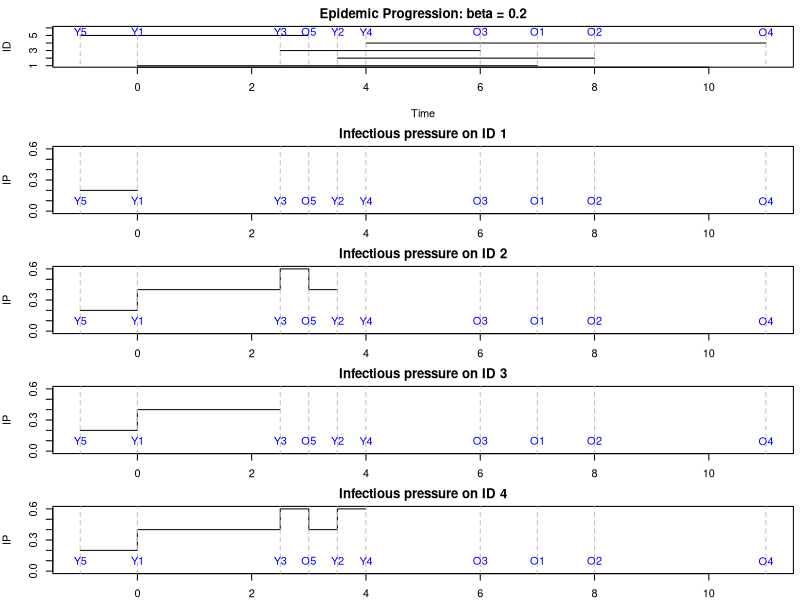

Generate this figure with R:
I_times <- c(0, 3.5, 2.5, 4, -1)
R_times <- c(7, 8, 6, 11, 3)
E_times <- c(I_times, R_times)[order(c(I_times, R_times))]
E_labels <- c(paste0("Y", 1:5), paste0("O", 1:5))[order(c(I_times, R_times))]
beta <- 0.2
ip_1 <- c(beta, beta)
t_1 <- c(E_times[1:2])
ip_2 <- c(beta, 2*beta, 3*beta, 2*beta, 2*beta)
t_2 <- c(E_times[1:5])
ip_3 <- c(beta, 2*beta, 2*beta)
t_3 <- c(E_times[1:3])
ip_4 <- c(beta, 2*beta, 3*beta, 2*beta, 3*beta, 3*beta)
t_4 <- c(E_times[1:6])

pdf("sumsum_IP.pdf", width = 6, height = 7)
par(mfrow = c(5, 1), mar=c(4, 4, 2, 0.5))
plot(0, type="n", xlim=c(-1,11), ylim=c(1,6), xlab="Time", ylab="ID", main="Epidemic Progression: beta = 0.2")
for(x in 1:length(I_times)) lines(c(I_times[x], R_times[x]), c(x, x))
for(x in 1:(length(I_times)*2)) lines(c(E_times[x], E_times[x]), c(-1, 6), lty = 2, col = "grey")
text(x = E_times, y = 5.5, labels = E_labels, col = "blue")
par(mar=c(2, 4, 2, 0.5))
## infectious pressure on each individual
plot(0, type="n", xlim=c(-1,11), ylim=c(0,0.6), xlab="Time", ylab="IP", main="Infectious pressure on ID 1")
lines(ip_1 ~ t_1, type = "s")
for(x in 1:(length(I_times)*2)) lines(c(E_times[x], E_times[x]), c(-1, 6), lty = 2, col = "grey")
text(x = E_times, y = 0.1, labels = E_labels, col = "blue")

plot(0, type="n", xlim=c(-1,11), ylim=c(0,0.6), xlab="Time", ylab="IP", main="Infectious pressure on ID 2")
lines(ip_2 ~ t_2, type = "s")
for(x in 1:(length(I_times)*2)) lines(c(E_times[x], E_times[x]), c(-1, 6), lty = 2, col = "grey")
text(x = E_times, y = 0.1, labels = E_labels, col = "blue")

plot(0, type="n", xlim=c(-1,11), ylim=c(0,0.6), xlab="Time", ylab="IP", main="Infectious pressure on ID 3")
lines(ip_3 ~ t_3, type = "s")
for(x in 1:(length(I_times)*2)) lines(c(E_times[x], E_times[x]), c(-1, 6), lty = 2, col = "grey")
text(x = E_times, y = 0.1, labels = E_labels, col = "blue")

plot(0, type="n", xlim=c(-1,11), ylim=c(0,0.6), xlab="Time", ylab="IP", main="Infectious pressure on ID 4")
lines(ip_4 ~ t_4, type = "s")
for(x in 1:(length(I_times)*2)) lines(c(E_times[x], E_times[x]), c(-1, 6), lty = 2, col = "grey")
text(x = E_times, y = 0.1, labels = E_labels, col = "blue")
dev.off()